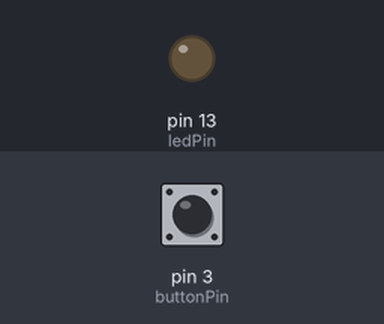
The sketch below on a simulated Arduino Mega 2560, built with avr-gcc and run on an emulated ATmega2560. Shown: output pins drawn as LEDs (lit = HIGH). The inputs (shaded band) are chosen by the test bench; at power-on: pin 3 (buttonPin) HIGH.

Above: at 1.2 s.
1.3 s: pin 3 (buttonPin) pulled LOW for 0.15 s
At 1.8 s:
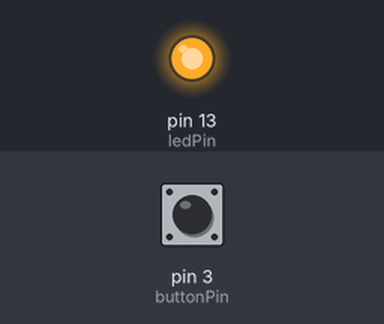
2.9 s: pin 3 (buttonPin) pulled LOW for 1 s
At 4.2 s:
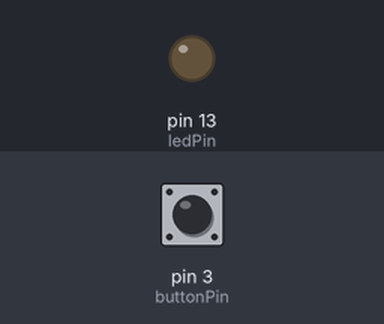
5.4 s: pin 3 (buttonPin) pulled LOW for 3.2 s
At 6.1 s:
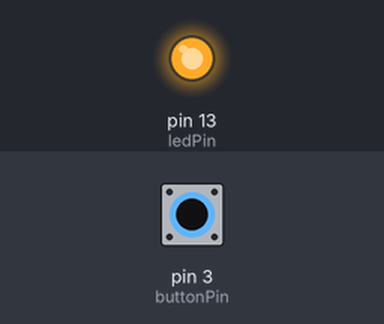
Timing chart, 0 to 8.4 s (numbered marks = the images above; inputs shaded):
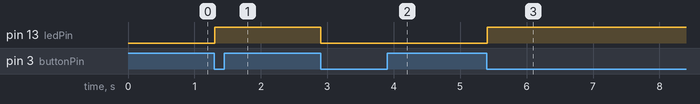

The sketch:

no_response.ino
```cpp
// button toggle lab

const int buttonPin = 3;
const int ledPin = 13;
const unsigned long debounceDelay = 5;

int buttonState = HIGH;
int lastButtonState = HIGH;
unsigned long lastDebounceTime = 0;
int ledState = LOW;

void setup() {
  pinMode(buttonPin, INPUT_PULLUP);
  pinMode(ledPin, OUTPUT);
  digitalWrite(ledPin, ledState);
  Serial1.begin(9600);
}

void loop() {
  int reading = digitalRead(buttonPin);

  if (reading != lastButtonState) {
    lastDebounceTime = millis();
  }

  if ((millis() - lastDebounceTime) > debounceDelay) {
    if (reading != buttonState) {
      buttonState = reading;
      if (buttonState == LOW) {
        ledState = !ledState;
        digitalWrite(ledPin, ledState);
        if (ledState == HIGH) {
          Serial1.println("ON");
        } else {
          Serial1.println("OFF");
        }
      }
    }
  }

  lastButtonState = reading;
}
```

Measured:
- after the input at 1.3 s, pin 13 (ledPin): LOW → HIGH at once
- after the input at 2.9 s, pin 13 (ledPin): HIGH → LOW at once
- after the input at 5.4 s, pin 13 (ledPin): LOW → HIGH at once
